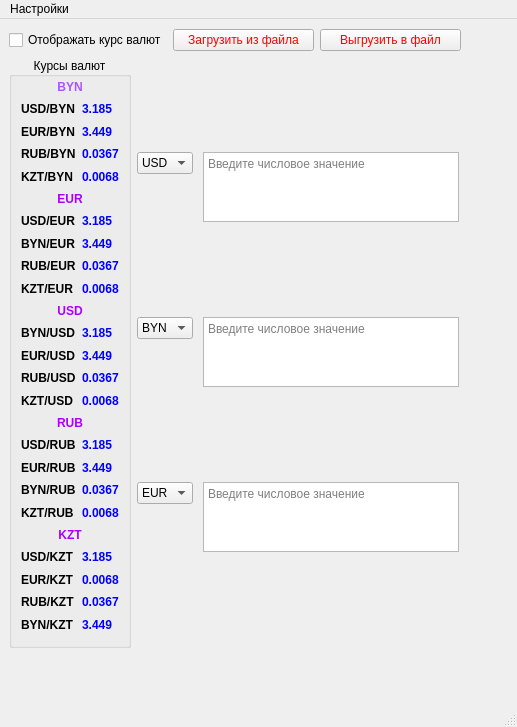
<?xml version="1.0" encoding="UTF-8"?>
<ui version="4.0">
 <class>MainWindow</class>
 <widget class="QMainWindow" name="MainWindow">
  <property name="geometry">
   <rect>
    <x>0</x>
    <y>0</y>
    <width>517</width>
    <height>727</height>
   </rect>
  </property>
  <property name="windowTitle">
   <string>MainWindow</string>
  </property>
  <property name="autoFillBackground">
   <bool>true</bool>
  </property>
  <property name="styleSheet">
   <string notr="true"/>
  </property>
  <widget class="QWidget" name="centralwidget">
   <widget class="QWidget" name="layoutWidget">
    <property name="geometry">
     <rect>
      <x>9</x>
      <y>10</y>
      <width>452</width>
      <height>619</height>
     </rect>
    </property>
    <layout class="QVBoxLayout" name="verticalLayout">
     <item>
      <layout class="QHBoxLayout" name="horizontalLayout">
       <item>
        <widget class="QCheckBox" name="Exchange_rate">
         <property name="text">
          <string>Отображать курс валют</string>
         </property>
        </widget>
       </item>
       <item>
        <widget class="QPushButton" name="Upload">
         <property name="styleSheet">
          <string notr="true">color:red</string>
         </property>
         <property name="text">
          <string>Загрузить из файла</string>
         </property>
        </widget>
       </item>
       <item>
        <widget class="QPushButton" name="Download">
         <property name="styleSheet">
          <string notr="true">color:red</string>
         </property>
         <property name="text">
          <string>Выгрузить в файл</string>
         </property>
        </widget>
       </item>
      </layout>
     </item>
     <item>
      <layout class="QHBoxLayout" name="horizontalLayout_2">
       <item>
        <widget class="QGroupBox" name="Rates">
         <property name="enabled">
          <bool>true</bool>
         </property>
         <property name="autoFillBackground">
          <bool>true</bool>
         </property>
         <property name="styleSheet">
          <string notr="true"/>
         </property>
         <property name="title">
          <string>Курсы валют</string>
         </property>
         <property name="alignment">
          <set>Qt::AlignCenter</set>
         </property>
         <layout class="QGridLayout" name="gridLayout_2">
          <property name="topMargin">
           <number>2</number>
          </property>
          <property name="bottomMargin">
           <number>12</number>
          </property>
          <item row="0" column="0" colspan="2">
           <widget class="QLabel" name="label_36">
            <property name="text">
             <string>&lt;html&gt;&lt;head/&gt;&lt;body&gt;&lt;h4 style=&quot; margin-top:12px; margin-bottom:12px; margin-left:0px; margin-right:0px; -qt-block-indent:0; text-indent:0px;&quot;&gt;&lt;span style=&quot; font-size:medium; font-weight:700; color:#aa55ff;&quot;&gt;BYN&lt;/span&gt;&lt;/h4&gt;&lt;/body&gt;&lt;/html&gt;</string>
            </property>
            <property name="alignment">
             <set>Qt::AlignCenter</set>
            </property>
           </widget>
          </item>
          <item row="11" column="0">
           <widget class="QLabel" name="label_24">
            <property name="text">
             <string>&lt;html&gt;&lt;head/&gt;&lt;body&gt;&lt;p&gt;&lt;span style=&quot; font-weight:700;&quot;&gt;BYN/USD&lt;/span&gt;&lt;/p&gt;&lt;/body&gt;&lt;/html&gt;</string>
            </property>
           </widget>
          </item>
          <item row="3" column="1">
           <widget class="QLabel" name="RUB_BYN_label">
            <property name="font">
             <font>
              <bold>true</bold>
             </font>
            </property>
            <property name="styleSheet">
             <string notr="true">color:blue</string>
            </property>
            <property name="text">
             <string>&lt;html&gt;&lt;head/&gt;&lt;body&gt;&lt;p&gt;&lt;span style=&quot; font-weight:700;&quot;&gt;0.0367&lt;/span&gt;&lt;/p&gt;&lt;/body&gt;&lt;/html&gt;</string>
            </property>
           </widget>
          </item>
          <item row="2" column="1">
           <widget class="QLabel" name="EUR_BYN_label">
            <property name="font">
             <font>
              <bold>true</bold>
             </font>
            </property>
            <property name="styleSheet">
             <string notr="true">color:blue</string>
            </property>
            <property name="text">
             <string>&lt;html&gt;&lt;head/&gt;&lt;body&gt;&lt;p&gt;&lt;span style=&quot; font-weight:700;&quot;&gt;3.449&lt;/span&gt;&lt;/p&gt;&lt;/body&gt;&lt;/html&gt;</string>
            </property>
           </widget>
          </item>
          <item row="16" column="0">
           <widget class="QLabel" name="label_35">
            <property name="text">
             <string>&lt;html&gt;&lt;head/&gt;&lt;body&gt;&lt;p&gt;&lt;span style=&quot; font-weight:700;&quot;&gt;USD/RUB&lt;/span&gt;&lt;/p&gt;&lt;/body&gt;&lt;/html&gt;</string>
            </property>
           </widget>
          </item>
          <item row="26" column="0">
           <widget class="QLabel" name="label_39">
            <property name="text">
             <string>&lt;html&gt;&lt;head/&gt;&lt;body&gt;&lt;p&gt;&lt;span style=&quot; font-weight:700;&quot;&gt;USD/KZT&lt;/span&gt;&lt;/p&gt;&lt;/body&gt;&lt;/html&gt;</string>
            </property>
           </widget>
          </item>
          <item row="28" column="1">
           <widget class="QLabel" name="EUR_KZT_label">
            <property name="font">
             <font>
              <bold>true</bold>
             </font>
            </property>
            <property name="styleSheet">
             <string notr="true">color:blue</string>
            </property>
            <property name="text">
             <string>&lt;html&gt;&lt;head/&gt;&lt;body&gt;&lt;p&gt;&lt;span style=&quot; font-weight:700;&quot;&gt;0.0068&lt;/span&gt;&lt;/p&gt;&lt;/body&gt;&lt;/html&gt;</string>
            </property>
           </widget>
          </item>
          <item row="13" column="1">
           <widget class="QLabel" name="RUB_USD_label">
            <property name="font">
             <font>
              <bold>true</bold>
             </font>
            </property>
            <property name="styleSheet">
             <string notr="true">color:blue</string>
            </property>
            <property name="text">
             <string>&lt;html&gt;&lt;head/&gt;&lt;body&gt;&lt;p&gt;&lt;span style=&quot; font-weight:700;&quot;&gt;0.0367&lt;/span&gt;&lt;/p&gt;&lt;/body&gt;&lt;/html&gt;</string>
            </property>
           </widget>
          </item>
          <item row="6" column="1">
           <widget class="QLabel" name="USD_EUR_label">
            <property name="font">
             <font>
              <bold>true</bold>
             </font>
            </property>
            <property name="styleSheet">
             <string notr="true">color:blue</string>
            </property>
            <property name="text">
             <string>&lt;html&gt;&lt;head/&gt;&lt;body&gt;&lt;p&gt;&lt;span style=&quot; font-weight:700;&quot;&gt;3.185&lt;/span&gt;&lt;/p&gt;&lt;/body&gt;&lt;/html&gt;</string>
            </property>
           </widget>
          </item>
          <item row="14" column="0">
           <widget class="QLabel" name="label_20">
            <property name="text">
             <string>&lt;html&gt;&lt;head/&gt;&lt;body&gt;&lt;p&gt;&lt;span style=&quot; font-weight:700;&quot;&gt;KZT/USD&lt;/span&gt;&lt;/p&gt;&lt;/body&gt;&lt;/html&gt;</string>
            </property>
           </widget>
          </item>
          <item row="8" column="1">
           <widget class="QLabel" name="RUB_EUR_label">
            <property name="font">
             <font>
              <bold>true</bold>
             </font>
            </property>
            <property name="styleSheet">
             <string notr="true">color:blue</string>
            </property>
            <property name="text">
             <string>&lt;html&gt;&lt;head/&gt;&lt;body&gt;&lt;p&gt;&lt;span style=&quot; font-weight:700;&quot;&gt;0.0367&lt;/span&gt;&lt;/p&gt;&lt;/body&gt;&lt;/html&gt;</string>
            </property>
           </widget>
          </item>
          <item row="30" column="0">
           <widget class="QLabel" name="label_44">
            <property name="text">
             <string>&lt;html&gt;&lt;head/&gt;&lt;body&gt;&lt;p&gt;&lt;span style=&quot; font-weight:700;&quot;&gt;BYN/KZT&lt;/span&gt;&lt;/p&gt;&lt;/body&gt;&lt;/html&gt;</string>
            </property>
           </widget>
          </item>
          <item row="18" column="1">
           <widget class="QLabel" name="EUR_RUB_label">
            <property name="font">
             <font>
              <bold>true</bold>
             </font>
            </property>
            <property name="styleSheet">
             <string notr="true">color:blue</string>
            </property>
            <property name="text">
             <string>&lt;html&gt;&lt;head/&gt;&lt;body&gt;&lt;p&gt;&lt;span style=&quot; font-weight:700;&quot;&gt;3.449&lt;/span&gt;&lt;/p&gt;&lt;/body&gt;&lt;/html&gt;</string>
            </property>
           </widget>
          </item>
          <item row="20" column="1">
           <widget class="QLabel" name="BYN_RUB_label">
            <property name="font">
             <font>
              <bold>true</bold>
             </font>
            </property>
            <property name="styleSheet">
             <string notr="true">color:blue</string>
            </property>
            <property name="text">
             <string>&lt;html&gt;&lt;head/&gt;&lt;body&gt;&lt;p&gt;&lt;span style=&quot; font-weight:700;&quot;&gt;0.0367&lt;/span&gt;&lt;/p&gt;&lt;/body&gt;&lt;/html&gt;</string>
            </property>
           </widget>
          </item>
          <item row="6" column="0">
           <widget class="QLabel" name="label_11">
            <property name="text">
             <string>&lt;html&gt;&lt;head/&gt;&lt;body&gt;&lt;p&gt;&lt;span style=&quot; font-weight:700;&quot;&gt;USD/EUR&lt;/span&gt;&lt;/p&gt;&lt;/body&gt;&lt;/html&gt;</string>
            </property>
           </widget>
          </item>
          <item row="29" column="1">
           <widget class="QLabel" name="RUB_KZT_label">
            <property name="font">
             <font>
              <bold>true</bold>
             </font>
            </property>
            <property name="styleSheet">
             <string notr="true">color:blue</string>
            </property>
            <property name="text">
             <string>&lt;html&gt;&lt;head/&gt;&lt;body&gt;&lt;p&gt;&lt;span style=&quot; font-weight:700;&quot;&gt;0.0367&lt;/span&gt;&lt;/p&gt;&lt;/body&gt;&lt;/html&gt;</string>
            </property>
           </widget>
          </item>
          <item row="4" column="0">
           <widget class="QLabel" name="label_7">
            <property name="text">
             <string>&lt;html&gt;&lt;head/&gt;&lt;body&gt;&lt;p&gt;&lt;span style=&quot; font-weight:700;&quot;&gt;KZT/BYN&lt;/span&gt;&lt;/p&gt;&lt;/body&gt;&lt;/html&gt;</string>
            </property>
           </widget>
          </item>
          <item row="30" column="1">
           <widget class="QLabel" name="BYN_KZT_label">
            <property name="font">
             <font>
              <bold>true</bold>
             </font>
            </property>
            <property name="styleSheet">
             <string notr="true">color:blue</string>
            </property>
            <property name="text">
             <string>&lt;html&gt;&lt;head/&gt;&lt;body&gt;&lt;p&gt;&lt;span style=&quot; font-weight:700;&quot;&gt;3.449&lt;/span&gt;&lt;/p&gt;&lt;/body&gt;&lt;/html&gt;</string>
            </property>
           </widget>
          </item>
          <item row="18" column="0">
           <widget class="QLabel" name="label_30">
            <property name="text">
             <string>&lt;html&gt;&lt;head/&gt;&lt;body&gt;&lt;p&gt;&lt;span style=&quot; font-weight:700;&quot;&gt;EUR/RUB&lt;/span&gt;&lt;/p&gt;&lt;/body&gt;&lt;/html&gt;</string>
            </property>
           </widget>
          </item>
          <item row="10" column="0" colspan="2">
           <widget class="QLabel" name="label_18">
            <property name="text">
             <string>&lt;html&gt;&lt;head/&gt;&lt;body&gt;&lt;p&gt;&lt;span style=&quot; font-weight:700; color:#aa00ff;&quot;&gt;USD&lt;/span&gt;&lt;/p&gt;&lt;/body&gt;&lt;/html&gt;</string>
            </property>
            <property name="alignment">
             <set>Qt::AlignCenter</set>
            </property>
           </widget>
          </item>
          <item row="9" column="1">
           <widget class="QLabel" name="KZT_EUR_label">
            <property name="font">
             <font>
              <bold>true</bold>
             </font>
            </property>
            <property name="styleSheet">
             <string notr="true">color:blue</string>
            </property>
            <property name="text">
             <string>&lt;html&gt;&lt;head/&gt;&lt;body&gt;&lt;p&gt;&lt;span style=&quot; font-weight:700;&quot;&gt;0.0068&lt;/span&gt;&lt;/p&gt;&lt;/body&gt;&lt;/html&gt;</string>
            </property>
           </widget>
          </item>
          <item row="20" column="0">
           <widget class="QLabel" name="label_29">
            <property name="text">
             <string>&lt;html&gt;&lt;head/&gt;&lt;body&gt;&lt;p&gt;&lt;span style=&quot; font-weight:700;&quot;&gt;BYN/RUB&lt;/span&gt;&lt;/p&gt;&lt;/body&gt;&lt;/html&gt;</string>
            </property>
           </widget>
          </item>
          <item row="29" column="0">
           <widget class="QLabel" name="label_41">
            <property name="text">
             <string>&lt;html&gt;&lt;head/&gt;&lt;body&gt;&lt;p&gt;&lt;span style=&quot; font-weight:700;&quot;&gt;RUB/KZT&lt;/span&gt;&lt;/p&gt;&lt;/body&gt;&lt;/html&gt;</string>
            </property>
           </widget>
          </item>
          <item row="24" column="0">
           <widget class="QLabel" name="label_33">
            <property name="text">
             <string>&lt;html&gt;&lt;head/&gt;&lt;body&gt;&lt;p&gt;&lt;span style=&quot; font-weight:700;&quot;&gt;KZT/RUB&lt;/span&gt;&lt;/p&gt;&lt;/body&gt;&lt;/html&gt;</string>
            </property>
           </widget>
          </item>
          <item row="14" column="1">
           <widget class="QLabel" name="KZT_USD_label">
            <property name="font">
             <font>
              <bold>true</bold>
             </font>
            </property>
            <property name="styleSheet">
             <string notr="true">color:blue</string>
            </property>
            <property name="text">
             <string>&lt;html&gt;&lt;head/&gt;&lt;body&gt;&lt;p&gt;&lt;span style=&quot; font-weight:700;&quot;&gt;0.0068&lt;/span&gt;&lt;/p&gt;&lt;/body&gt;&lt;/html&gt;</string>
            </property>
           </widget>
          </item>
          <item row="7" column="0">
           <widget class="QLabel" name="label_10">
            <property name="text">
             <string>&lt;html&gt;&lt;head/&gt;&lt;body&gt;&lt;p&gt;&lt;span style=&quot; font-weight:700;&quot;&gt;BYN/EUR&lt;/span&gt;&lt;/p&gt;&lt;/body&gt;&lt;/html&gt;</string>
            </property>
           </widget>
          </item>
          <item row="12" column="0">
           <widget class="QLabel" name="label_22">
            <property name="text">
             <string>&lt;html&gt;&lt;head/&gt;&lt;body&gt;&lt;p&gt;&lt;span style=&quot; font-weight:700;&quot;&gt;EUR/USD&lt;/span&gt;&lt;/p&gt;&lt;/body&gt;&lt;/html&gt;</string>
            </property>
           </widget>
          </item>
          <item row="3" column="0">
           <widget class="QLabel" name="label_3">
            <property name="text">
             <string>&lt;html&gt;&lt;head/&gt;&lt;body&gt;&lt;p&gt;&lt;span style=&quot; font-weight:700;&quot;&gt;RUB/BYN&lt;/span&gt;&lt;/p&gt;&lt;/body&gt;&lt;/html&gt;</string>
            </property>
           </widget>
          </item>
          <item row="24" column="1">
           <widget class="QLabel" name="KZT_RUB_label">
            <property name="font">
             <font>
              <bold>true</bold>
             </font>
            </property>
            <property name="styleSheet">
             <string notr="true">color:blue</string>
            </property>
            <property name="text">
             <string>&lt;html&gt;&lt;head/&gt;&lt;body&gt;&lt;p&gt;&lt;span style=&quot; font-weight:700;&quot;&gt;0.0068&lt;/span&gt;&lt;/p&gt;&lt;/body&gt;&lt;/html&gt;</string>
            </property>
           </widget>
          </item>
          <item row="7" column="1">
           <widget class="QLabel" name="BYN_EUR_label">
            <property name="font">
             <font>
              <bold>true</bold>
             </font>
            </property>
            <property name="styleSheet">
             <string notr="true">color:blue</string>
            </property>
            <property name="text">
             <string>&lt;html&gt;&lt;head/&gt;&lt;body&gt;&lt;p&gt;&lt;span style=&quot; font-weight:700;&quot;&gt;3.449&lt;/span&gt;&lt;/p&gt;&lt;/body&gt;&lt;/html&gt;</string>
            </property>
           </widget>
          </item>
          <item row="15" column="0" colspan="2">
           <widget class="QLabel" name="label_27">
            <property name="text">
             <string>&lt;html&gt;&lt;head/&gt;&lt;body&gt;&lt;p&gt;&lt;span style=&quot; font-weight:700; color:#aa00ff;&quot;&gt;RUB&lt;/span&gt;&lt;/p&gt;&lt;/body&gt;&lt;/html&gt;</string>
            </property>
            <property name="alignment">
             <set>Qt::AlignCenter</set>
            </property>
           </widget>
          </item>
          <item row="1" column="1">
           <widget class="QLabel" name="USD_BYN_label">
            <property name="font">
             <font>
              <bold>true</bold>
             </font>
            </property>
            <property name="styleSheet">
             <string notr="true">color:blue</string>
            </property>
            <property name="text">
             <string>&lt;html&gt;&lt;head/&gt;&lt;body&gt;&lt;p&gt;&lt;span style=&quot; font-weight:700;&quot;&gt;3.185&lt;/span&gt;&lt;/p&gt;&lt;/body&gt;&lt;/html&gt;</string>
            </property>
           </widget>
          </item>
          <item row="25" column="0" colspan="2">
           <widget class="QLabel" name="label_37">
            <property name="text">
             <string>&lt;html&gt;&lt;head/&gt;&lt;body&gt;&lt;p&gt;&lt;span style=&quot; font-weight:700; color:#aa00ff;&quot;&gt;KZT&lt;/span&gt;&lt;/p&gt;&lt;/body&gt;&lt;/html&gt;</string>
            </property>
            <property name="alignment">
             <set>Qt::AlignCenter</set>
            </property>
           </widget>
          </item>
          <item row="11" column="1">
           <widget class="QLabel" name="BYN_USD_label">
            <property name="font">
             <font>
              <bold>true</bold>
             </font>
            </property>
            <property name="styleSheet">
             <string notr="true">color:blue</string>
            </property>
            <property name="text">
             <string>&lt;html&gt;&lt;head/&gt;&lt;body&gt;&lt;p&gt;&lt;span style=&quot; font-weight:700;&quot;&gt;3.185&lt;/span&gt;&lt;/p&gt;&lt;/body&gt;&lt;/html&gt;</string>
            </property>
           </widget>
          </item>
          <item row="28" column="0">
           <widget class="QLabel" name="label_40">
            <property name="text">
             <string>&lt;html&gt;&lt;head/&gt;&lt;body&gt;&lt;p&gt;&lt;span style=&quot; font-weight:700;&quot;&gt;EUR/KZT&lt;/span&gt;&lt;/p&gt;&lt;/body&gt;&lt;/html&gt;</string>
            </property>
           </widget>
          </item>
          <item row="12" column="1">
           <widget class="QLabel" name="EUR_USD_label">
            <property name="font">
             <font>
              <bold>true</bold>
             </font>
            </property>
            <property name="styleSheet">
             <string notr="true">color:blue</string>
            </property>
            <property name="text">
             <string>&lt;html&gt;&lt;head/&gt;&lt;body&gt;&lt;p&gt;&lt;span style=&quot; font-weight:700;&quot;&gt;3.449&lt;/span&gt;&lt;/p&gt;&lt;/body&gt;&lt;/html&gt;</string>
            </property>
           </widget>
          </item>
          <item row="4" column="1">
           <widget class="QLabel" name="KZT_BYN_label">
            <property name="font">
             <font>
              <bold>true</bold>
             </font>
            </property>
            <property name="styleSheet">
             <string notr="true">color:blue</string>
            </property>
            <property name="text">
             <string>&lt;html&gt;&lt;head/&gt;&lt;body&gt;&lt;p&gt;&lt;span style=&quot; font-weight:700;&quot;&gt;0.0068&lt;/span&gt;&lt;/p&gt;&lt;/body&gt;&lt;/html&gt;</string>
            </property>
           </widget>
          </item>
          <item row="2" column="0">
           <widget class="QLabel" name="label_2">
            <property name="text">
             <string>&lt;html&gt;&lt;head/&gt;&lt;body&gt;&lt;p&gt;&lt;span style=&quot; font-weight:700;&quot;&gt;EUR/BYN&lt;/span&gt;&lt;/p&gt;&lt;/body&gt;&lt;/html&gt;</string>
            </property>
           </widget>
          </item>
          <item row="26" column="1">
           <widget class="QLabel" name="USD_KZT_label">
            <property name="font">
             <font>
              <bold>true</bold>
             </font>
            </property>
            <property name="styleSheet">
             <string notr="true">color:blue</string>
            </property>
            <property name="text">
             <string>&lt;html&gt;&lt;head/&gt;&lt;body&gt;&lt;p&gt;&lt;span style=&quot; font-weight:700;&quot;&gt;3.185&lt;/span&gt;&lt;/p&gt;&lt;/body&gt;&lt;/html&gt;</string>
            </property>
           </widget>
          </item>
          <item row="8" column="0">
           <widget class="QLabel" name="label_15">
            <property name="text">
             <string>&lt;html&gt;&lt;head/&gt;&lt;body&gt;&lt;p&gt;&lt;span style=&quot; font-weight:700;&quot;&gt;RUB/EUR&lt;/span&gt;&lt;/p&gt;&lt;/body&gt;&lt;/html&gt;</string>
            </property>
           </widget>
          </item>
          <item row="16" column="1">
           <widget class="QLabel" name="USD_RUB_label">
            <property name="font">
             <font>
              <bold>true</bold>
             </font>
            </property>
            <property name="styleSheet">
             <string notr="true">color:blue</string>
            </property>
            <property name="text">
             <string>&lt;html&gt;&lt;head/&gt;&lt;body&gt;&lt;p&gt;&lt;span style=&quot; font-weight:700;&quot;&gt;3.185&lt;/span&gt;&lt;/p&gt;&lt;/body&gt;&lt;/html&gt;</string>
            </property>
           </widget>
          </item>
          <item row="1" column="0">
           <widget class="QLabel" name="label">
            <property name="text">
             <string>&lt;html&gt;&lt;head/&gt;&lt;body&gt;&lt;p&gt;&lt;span style=&quot; font-weight:700;&quot;&gt;USD/BYN&lt;/span&gt;&lt;/p&gt;&lt;/body&gt;&lt;/html&gt;</string>
            </property>
           </widget>
          </item>
          <item row="13" column="0">
           <widget class="QLabel" name="label_26">
            <property name="text">
             <string>&lt;html&gt;&lt;head/&gt;&lt;body&gt;&lt;p&gt;&lt;span style=&quot; font-weight:700;&quot;&gt;RUB/USD&lt;/span&gt;&lt;/p&gt;&lt;/body&gt;&lt;/html&gt;</string>
            </property>
           </widget>
          </item>
          <item row="9" column="0">
           <widget class="QLabel" name="label_16">
            <property name="text">
             <string>&lt;html&gt;&lt;head/&gt;&lt;body&gt;&lt;p&gt;&lt;span style=&quot; font-weight:700;&quot;&gt;KZT/EUR&lt;/span&gt;&lt;/p&gt;&lt;/body&gt;&lt;/html&gt;</string>
            </property>
           </widget>
          </item>
          <item row="5" column="0" colspan="2">
           <widget class="QLabel" name="label_9">
            <property name="text">
             <string>&lt;html&gt;&lt;head/&gt;&lt;body&gt;&lt;p&gt;&lt;span style=&quot; font-weight:700; color:#aa00ff;&quot;&gt;EUR&lt;/span&gt;&lt;/p&gt;&lt;/body&gt;&lt;/html&gt;</string>
            </property>
            <property name="alignment">
             <set>Qt::AlignCenter</set>
            </property>
           </widget>
          </item>
         </layout>
        </widget>
       </item>
       <item>
        <layout class="QFormLayout" name="formLayout_2">
         <property name="sizeConstraint">
          <enum>QLayout::SetDefaultConstraint</enum>
         </property>
         <property name="fieldGrowthPolicy">
          <enum>QFormLayout::FieldsStayAtSizeHint</enum>
         </property>
         <property name="labelAlignment">
          <set>Qt::AlignRight|Qt::AlignTrailing|Qt::AlignVCenter</set>
         </property>
         <property name="formAlignment">
          <set>Qt::AlignLeading|Qt::AlignLeft|Qt::AlignTop</set>
         </property>
         <property name="horizontalSpacing">
          <number>10</number>
         </property>
         <property name="verticalSpacing">
          <number>0</number>
         </property>
         <item row="0" column="0">
          <widget class="QComboBox" name="Currency_1">
           <property name="autoFillBackground">
            <bool>false</bool>
           </property>
           <item>
            <property name="text">
             <string>USD</string>
            </property>
           </item>
           <item>
            <property name="text">
             <string>EUR</string>
            </property>
           </item>
           <item>
            <property name="text">
             <string>BYN</string>
            </property>
           </item>
           <item>
            <property name="text">
             <string>RUB</string>
            </property>
           </item>
           <item>
            <property name="text">
             <string>KZT</string>
            </property>
           </item>
          </widget>
         </item>
         <item row="0" column="1">
          <widget class="QTextEdit" name="line1">
           <property name="sizePolicy">
            <sizepolicy hsizetype="Expanding" vsizetype="Expanding">
             <horstretch>0</horstretch>
             <verstretch>10</verstretch>
            </sizepolicy>
           </property>
           <property name="placeholderText">
            <string>Введите числовое значение</string>
           </property>
          </widget>
         </item>
         <item row="1" column="0">
          <widget class="QComboBox" name="Currency_2">
           <item>
            <property name="text">
             <string>BYN</string>
            </property>
           </item>
           <item>
            <property name="text">
             <string>EUR</string>
            </property>
           </item>
           <item>
            <property name="text">
             <string>USD</string>
            </property>
           </item>
           <item>
            <property name="text">
             <string>RUB</string>
            </property>
           </item>
           <item>
            <property name="text">
             <string>KZT</string>
            </property>
           </item>
          </widget>
         </item>
         <item row="1" column="1">
          <widget class="QTextEdit" name="line2">
           <property name="sizePolicy">
            <sizepolicy hsizetype="Preferred" vsizetype="Expanding">
             <horstretch>0</horstretch>
             <verstretch>10</verstretch>
            </sizepolicy>
           </property>
           <property name="placeholderText">
            <string>Введите числовое значение</string>
           </property>
          </widget>
         </item>
         <item row="2" column="0">
          <widget class="QComboBox" name="Currency_3">
           <item>
            <property name="text">
             <string>EUR</string>
            </property>
           </item>
           <item>
            <property name="text">
             <string>USD</string>
            </property>
           </item>
           <item>
            <property name="text">
             <string>BYN</string>
            </property>
           </item>
           <item>
            <property name="text">
             <string>RUB</string>
            </property>
           </item>
           <item>
            <property name="text">
             <string>KZT</string>
            </property>
           </item>
          </widget>
         </item>
         <item row="2" column="1">
          <widget class="QTextEdit" name="line3">
           <property name="sizePolicy">
            <sizepolicy hsizetype="Expanding" vsizetype="Expanding">
             <horstretch>0</horstretch>
             <verstretch>10</verstretch>
            </sizepolicy>
           </property>
           <property name="placeholderText">
            <string>Введите числовое значение</string>
           </property>
          </widget>
         </item>
        </layout>
       </item>
      </layout>
     </item>
    </layout>
   </widget>
  </widget>
  <widget class="QMenuBar" name="menubar">
   <property name="enabled">
    <bool>true</bool>
   </property>
   <property name="geometry">
    <rect>
     <x>0</x>
     <y>0</y>
     <width>517</width>
     <height>21</height>
    </rect>
   </property>
   <widget class="QMenu" name="menu">
    <property name="title">
     <string>Настройки</string>
    </property>
    <addaction name="Personalization"/>
    <addaction name="About"/>
    <addaction name="Exit"/>
   </widget>
   <addaction name="menu"/>
  </widget>
  <widget class="QStatusBar" name="statusbar"/>
  <action name="Personalization">
   <property name="text">
    <string>Персонализация</string>
   </property>
  </action>
  <action name="About">
   <property name="text">
    <string>О разработчике</string>
   </property>
  </action>
  <action name="Exit">
   <property name="text">
    <string>Выход из программы</string>
   </property>
  </action>
 </widget>
 <resources/>
 <connections/>
</ui>
